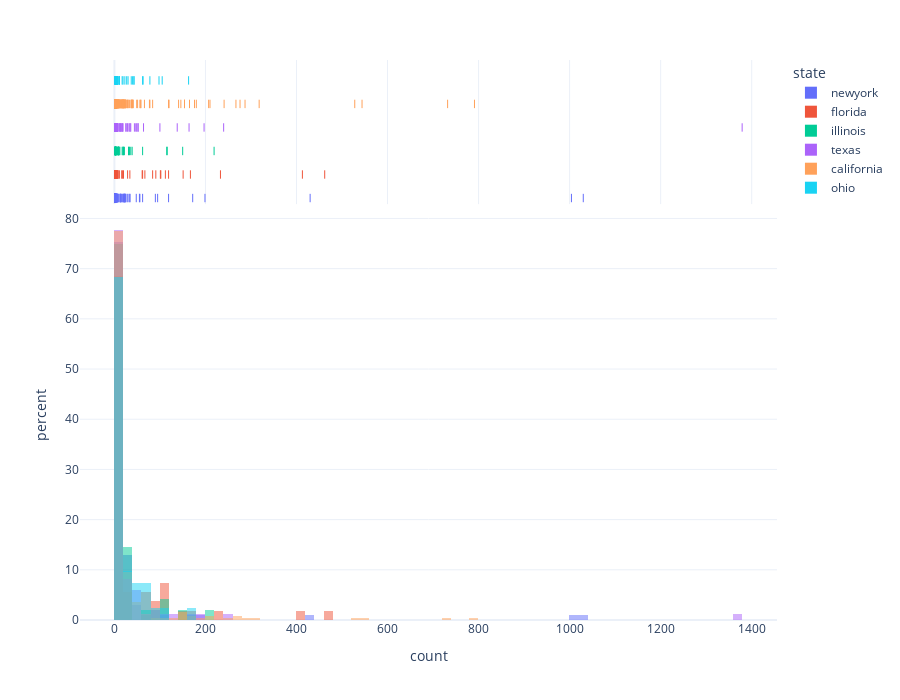

Notebook code for this chart:
### Code cell
px.histogram(
    num_articles_master,
    #   box=True,
    #   points='all',
    hover_data=num_articles_master.columns,
    marginal="rug",
    histnorm="percent",
    color="state",
    barmode="overlay",
    height=700,
    x="count",
)

### Figure 1 — Plotly figure (JSON) as saved in the notebook; plotly's stock layout.template omitted (floating-point values rounded to 4 significant figures; data arrays with more than 128 entries replaced by an {"elided": "..."} marker saying what was removed)
{"data": [{"alignmentgroup": "True", "bingroup": "x", "histnorm": "percent", "hovertemplate": "state=newyork<br>count=%{x}<br>percent=%{y}<extra></extra>", "legendgroup": "newyork", "marker": {"color": "#636efa", "opacity": 0.5, "pattern": {"shape": ""}}, "name": "newyork", "offsetgroup": "newyork", "orientation": "v", "showlegend": true, "type": "histogram", "x": [25, 1, 1, 6, 2, 23, 2, 48, 7, 3, 19, 4, 13, 4, 4, 4, 10, 8, 1, 3, 15, 4, 2, 2, 4, 1, 199, 22, 21, 6, 55, 19, 3, 34, 2, 2, 1, 4, 1, 172, 2, 95, 1, 23, 1, 28, 430, 3, 3, 1, 5, 1, 90, 13, 1, 1004, 119, 13, 1, 34, 4, 1, 24, 1, 1, 2, 3, 1, 5, 1, 13, 3, 2, 62, 2, 1, 2, 56, 5, 1, 3, 1030, 3, 22, 1, 1, 23, 1, 1, 15, 8, 20, 2, 4, 7, 17, 2, 6, 30, 1, 6], "xaxis": "x", "yaxis": "y"}, {"alignmentgroup": "True", "boxpoints": "all", "customdata": {"elided": "101x3 mixed values"}, "fillcolor": "rgba(255,255,255,0)", "hoveron": "points", "hovertemplate": "state=%{customdata[1]}<br>count=%{x}<br>media_name=%{customdata[0]}<br>perc=%{customdata[2]}<extra></extra>", "jitter": 0, "legendgroup": "newyork", "line": {"color": "rgba(255,255,255,0)"}, "marker": {"color": "#636efa", "symbol": "line-ns-open"}, "name": "newyork", "offsetgroup": "newyork", "showlegend": false, "type": "box", "x": [25, 1, 1, 6, 2, 23, 2, 48, 7, 3, 19, 4, 13, 4, 4, 4, 10, 8, 1, 3, 15, 4, 2, 2, 4, 1, 199, 22, 21, 6, 55, 19, 3, 34, 2, 2, 1, 4, 1, 172, 2, 95, 1, 23, 1, 28, 430, 3, 3, 1, 5, 1, 90, 13, 1, 1004, 119, 13, 1, 34, 4, 1, 24, 1, 1, 2, 3, 1, 5, 1, 13, 3, 2, 62, 2, 1, 2, 56, 5, 1, 3, 1030, 3, 22, 1, 1, 23, 1, 1, 15, 8, 20, 2, 4, 7, 17, 2, 6, 30, 1, 6], "xaxis": "x2", "yaxis": "y2"}, {"alignmentgroup": "True", "bingroup": "x", "histnorm": "percent", "hovertemplate": "state=florida<br>count=%{x}<br>percent=%{y}<extra></extra>", "legendgroup": "florida", "marker": {"color": "#EF553B", "opacity": 0.5, "pattern": {"shape": ""}}, "name": "florida", "offsetgroup": "florida", "orientation": "v", "showlegend": true, "type": "histogram", "x": [1, 1, 1, 2, 4, 2, 3, 8, 413, 61, 3, 1, 2, 1, 6, 1, 4, 3, 102, 18, 1, 1, 91, 29, 1, 6, 233, 3, 2, 151, 67, 2, 2, 2, 1, 3, 112, 8, 6, 4, 20, 1, 5, 462, 119, 7, 101, 11, 34, 3, 84, 16, 167, 62], "xaxis": "x", "yaxis": "y"}, {"alignmentgroup": "True", "boxpoints": "all", "customdata": {"elided": "54x3 mixed values"}, "fillcolor": "rgba(255,255,255,0)", "hoveron": "points", "hovertemplate": "state=%{customdata[1]}<br>count=%{x}<br>media_name=%{customdata[0]}<br>perc=%{customdata[2]}<extra></extra>", "jitter": 0, "legendgroup": "florida", "line": {"color": "rgba(255,255,255,0)"}, "marker": {"color": "#EF553B", "symbol": "line-ns-open"}, "name": "florida", "offsetgroup": "florida", "showlegend": false, "type": "box", "x": [1, 1, 1, 2, 4, 2, 3, 8, 413, 61, 3, 1, 2, 1, 6, 1, 4, 3, 102, 18, 1, 1, 91, 29, 1, 6, 233, 3, 2, 151, 67, 2, 2, 2, 1, 3, 112, 8, 6, 4, 20, 1, 5, 462, 119, 7, 101, 11, 34, 3, 84, 16, 167, 62], "xaxis": "x2", "yaxis": "y2"}, {"alignmentgroup": "True", "bingroup": "x", "histnorm": "percent", "hovertemplate": "state=illinois<br>count=%{x}<br>percent=%{y}<extra></extra>", "legendgroup": "illinois", "marker": {"color": "#00cc96", "opacity": 0.5, "pattern": {"shape": ""}}, "name": "illinois", "offsetgroup": "illinois", "orientation": "v", "showlegend": true, "type": "histogram", "x": [31, 2, 2, 22, 8, 5, 3, 2, 19, 1, 219, 3, 7, 116, 10, 17, 1, 3, 1, 9, 3, 8, 12, 3, 1, 2, 5, 39, 36, 10, 6, 9, 4, 19, 33, 62, 2, 2, 32, 9, 1, 3, 10, 150, 20, 4, 2, 115], "xaxis": "x", "yaxis": "y"}, {"alignmentgroup": "True", "boxpoints": "all", "customdata": {"elided": "48x3 mixed values"}, "fillcolor": "rgba(255,255,255,0)", "hoveron": "points", "hovertemplate": "state=%{customdata[1]}<br>count=%{x}<br>media_name=%{customdata[0]}<br>perc=%{customdata[2]}<extra></extra>", "jitter": 0, "legendgroup": "illinois", "line": {"color": "rgba(255,255,255,0)"}, "marker": {"color": "#00cc96", "symbol": "line-ns-open"}, "name": "illinois", "offsetgroup": "illinois", "showlegend": false, "type": "box", "x": [31, 2, 2, 22, 8, 5, 3, 2, 19, 1, 219, 3, 7, 116, 10, 17, 1, 3, 1, 9, 3, 8, 12, 3, 1, 2, 5, 39, 36, 10, 6, 9, 4, 19, 33, 62, 2, 2, 32, 9, 1, 3, 10, 150, 20, 4, 2, 115], "xaxis": "x2", "yaxis": "y2"}, {"alignmentgroup": "True", "bingroup": "x", "histnorm": "percent", "hovertemplate": "state=texas<br>count=%{x}<br>percent=%{y}<extra></extra>", "legendgroup": "texas", "marker": {"color": "#ab63fa", "opacity": 0.5, "pattern": {"shape": ""}}, "name": "texas", "offsetgroup": "texas", "orientation": "v", "showlegend": true, "type": "histogram", "x": [49, 1, 5, 12, 5, 2, 1, 3, 19, 1379, 2, 240, 3, 1, 1, 36, 3, 8, 1, 34, 18, 25, 17, 4, 3, 3, 12, 3, 1, 2, 5, 4, 12, 52, 1, 4, 16, 47, 1, 1, 1, 1, 100, 6, 29, 138, 197, 52, 3, 1, 2, 14, 164, 1, 6, 14, 8, 5, 6, 44, 6, 1, 3, 1, 34, 30, 1, 5, 3, 1, 6, 2, 2, 3, 26, 3, 2, 1, 7, 2, 7, 2, 64, 2, 1], "xaxis": "x", "yaxis": "y"}, {"alignmentgroup": "True", "boxpoints": "all", "customdata": {"elided": "85x3 mixed values"}, "fillcolor": "rgba(255,255,255,0)", "hoveron": "points", "hovertemplate": "state=%{customdata[1]}<br>count=%{x}<br>media_name=%{customdata[0]}<br>perc=%{customdata[2]}<extra></extra>", "jitter": 0, "legendgroup": "texas", "line": {"color": "rgba(255,255,255,0)"}, "marker": {"color": "#ab63fa", "symbol": "line-ns-open"}, "name": "texas", "offsetgroup": "texas", "showlegend": false, "type": "box", "x": [49, 1, 5, 12, 5, 2, 1, 3, 19, 1379, 2, 240, 3, 1, 1, 36, 3, 8, 1, 34, 18, 25, 17, 4, 3, 3, 12, 3, 1, 2, 5, 4, 12, 52, 1, 4, 16, 47, 1, 1, 1, 1, 100, 6, 29, 138, 197, 52, 3, 1, 2, 14, 164, 1, 6, 14, 8, 5, 6, 44, 6, 1, 3, 1, 34, 30, 1, 5, 3, 1, 6, 2, 2, 3, 26, 3, 2, 1, 7, 2, 7, 2, 64, 2, 1], "xaxis": "x2", "yaxis": "y2"}, {"alignmentgroup": "True", "bingroup": "x", "histnorm": "percent", "hovertemplate": "state=california<br>count=%{x}<br>percent=%{y}<extra></extra>", "legendgroup": "california", "marker": {"color": "#FFA15A", "opacity": 0.5, "pattern": {"shape": ""}}, "name": "california", "offsetgroup": "california", "orientation": "v", "showlegend": true, "type": "histogram", "x": {"elided": "253 int values"}, "xaxis": "x", "yaxis": "y"}, {"alignmentgroup": "True", "boxpoints": "all", "customdata": {"elided": "253x3 mixed values"}, "fillcolor": "rgba(255,255,255,0)", "hoveron": "points", "hovertemplate": "state=%{customdata[1]}<br>count=%{x}<br>media_name=%{customdata[0]}<br>perc=%{customdata[2]}<extra></extra>", "jitter": 0, "legendgroup": "california", "line": {"color": "rgba(255,255,255,0)"}, "marker": {"color": "#FFA15A", "symbol": "line-ns-open"}, "name": "california", "offsetgroup": "california", "showlegend": false, "type": "box", "x": {"elided": "253 int values"}, "xaxis": "x2", "yaxis": "y2"}, {"alignmentgroup": "True", "bingroup": "x", "histnorm": "percent", "hovertemplate": "state=ohio<br>count=%{x}<br>percent=%{y}<extra></extra>", "legendgroup": "ohio", "marker": {"color": "#19d3f3", "opacity": 0.5, "pattern": {"shape": ""}}, "name": "ohio", "offsetgroup": "ohio", "orientation": "v", "showlegend": true, "type": "histogram", "x": [2, 6, 3, 78, 1, 10, 27, 5, 4, 1, 11, 43, 3, 19, 3, 43, 6, 40, 62, 7, 2, 63, 4, 7, 5, 17, 6, 2, 7, 7, 1, 37, 11, 163, 2, 105, 98, 1, 30, 23, 10], "xaxis": "x", "yaxis": "y"}, {"alignmentgroup": "True", "boxpoints": "all", "customdata": [["akron.com", "ohio", 0.002051], ["businessjournaldaily.com", "ohio", 0.006154], ["cincinnatimagazine.com", "ohio", 0.003077], ["citybeat.com", "ohio", 0.08], ["cityscenecolumbus.com", "ohio", 0.001026], ["cleveland.com", "ohio", 0.01026], ["clevescene.com", "ohio", 0.02769], ["columbuspost.com", "ohio", 0.005128], ["delgazette.com", "ohio", 0.004103], ["denisonian.com", "ohio", 0.001026], ["examiner.org", "ohio", 0.01128], ["fox8.com", "ohio", 0.0441], ["freepress.org", "ohio", 0.003077], ["kentwired.com", "ohio", 0.01949], ["kenyoncollegian.com", "ohio", 0.003077], ["limaohio.com", "ohio", 0.0441], ["lovelandmagazine.com", "ohio", 0.006154], ["morningjournal.com", "ohio", 0.04103], ["nbc4i.com", "ohio", 0.06359], ["news-herald.com", "ohio", 0.007179], ["oberlinreview.org", "ohio", 0.002051], ["onnradio.com", "ohio", 0.06462], ["portsmouth-dailytimes.com", "ohio", 0.004103], ["recordherald.com", "ohio", 0.007179], ["sent-trib.com", "ohio", 0.005128], ["thecatholictelegraph.com", "ohio", 0.01744], ["thecincinnatiherald.com", "ohio", 0.006154], ["thejambar.com", "ohio", 0.002051], ["thelantern.com", "ohio", 0.007179], ["toledocitypaper.com", "ohio", 0.007179], ["tribtoday.com", "ohio", 0.001026], ["usatoday.com", "ohio", 0.03795], ["wcpo.com", "ohio", 0.01128], ["wdtn.com", "ohio", 0.1672], ["whbc.com", "ohio", 0.002051], ["wkbn.com", "ohio", 0.1077], ["wlwt.com", "ohio", 0.1005], ["wooster.edu", "ohio", 0.001026], ["wordpress.com", "ohio", 0.03077], ["woub.org", "ohio", 0.02359], ["ysnews.com", "ohio", 0.01026]], "fillcolor": "rgba(255,255,255,0)", "hoveron": "points", "hovertemplate": "state=%{customdata[1]}<br>count=%{x}<br>media_name=%{customdata[0]}<br>perc=%{customdata[2]}<extra></extra>", "jitter": 0, "legendgroup": "ohio", "line": {"color": "rgba(255,255,255,0)"}, "marker": {"color": "#19d3f3", "symbol": "line-ns-open"}, "name": "ohio", "offsetgroup": "ohio", "showlegend": false, "type": "box", "x": [2, 6, 3, 78, 1, 10, 27, 5, 4, 1, 11, 43, 3, 19, 3, 43, 6, 40, 62, 7, 2, 63, 4, 7, 5, 17, 6, 2, 7, 7, 1, 37, 11, 163, 2, 105, 98, 1, 30, 23, 10], "xaxis": "x2", "yaxis": "y2"}], "layout": {"barmode": "overlay", "height": 700, "legend": {"title": {"text": "state"}, "tracegroupgap": 0}, "margin": {"t": 60}, "xaxis": {"anchor": "y", "domain": [0, 1], "title": {"text": "count"}}, "xaxis2": {"anchor": "y2", "domain": [0, 1], "matches": "x", "showgrid": true, "showticklabels": false}, "yaxis": {"anchor": "x", "domain": [0, 0.7326], "title": {"text": "percent"}}, "yaxis2": {"anchor": "x2", "domain": [0.7426, 1], "matches": "y2", "showgrid": false, "showline": false, "showticklabels": false, "ticks": ""}}}
